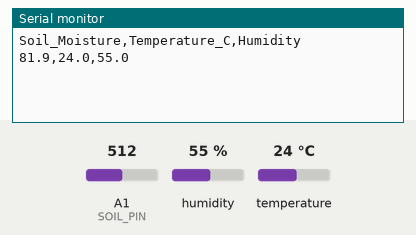
This sketch was run on a simulated Arduino Uno, built with avr-gcc and run on an emulated ATmega328P. Shown: the last lines printed to the serial monitor. Inputs (shaded band) come from the test bench; at power-on: humidity 55 %, A1 (SOIL_PIN) = 512, temperature 24 °C.

Above: at 3.2 s.
3.3 s: humidity set to 22 %
At 4.4 s:
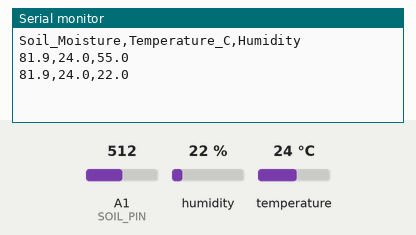
6.0 s: A1 (SOIL_PIN) set to 716
At 6.8 s:
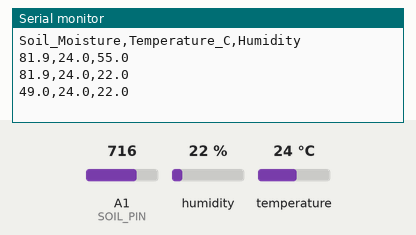
8.7 s: temperature set to 12 °C
At 11.1 s:
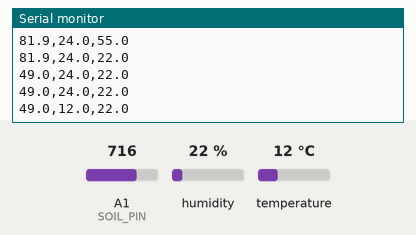
11.4 s: A1 (SOIL_PIN) set to 900
At 12.8 s:
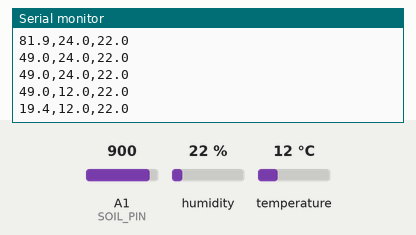
14.1 s: humidity set to 40 %
At 15.3 s:
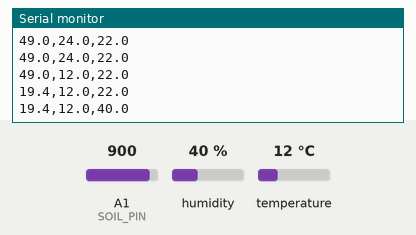
Timing chart, 0 to 17.1 s (numbered marks = the images above; inputs shaded):
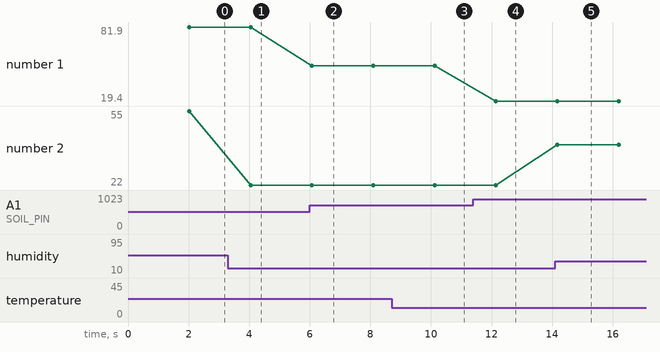

The sketch:

irrigation_-data.ino
```cpp
#include <DHT.h>

#define DHTTYPE DHT11

const int DHT_PIN = 2;
const int SOIL_PIN = A1;

DHT dht(DHT_PIN, DHTTYPE);

const int DRY_VALUE = 1020;
const int WET_VALUE = 400;

void setup() {
  Serial.begin(9600);
  dht.begin();

  Serial.println("Soil_Moisture,Temperature_C,Humidity");

  delay(2000);
}

void loop() {

  float humidity = dht.readHumidity();
  float temperature = dht.readTemperature();

  int rawSoil = analogRead(SOIL_PIN);

  if (isnan(humidity) || isnan(temperature)) {
    delay(2000);
    return;
  }

  // Convert raw reading to percentage
  float soilMoisture =
    ((float)(DRY_VALUE - rawSoil) /
    (DRY_VALUE - WET_VALUE)) * 100.0;

  // Keep percentage between 0 and 100
  soilMoisture = constrain(soilMoisture, 0, 100);

  // CSV output
  Serial.print(soilMoisture, 1);
  Serial.print(",");
  Serial.print(temperature, 1);
  Serial.print(",");
  Serial.println(humidity, 1);

  delay(2000);
}
```

Measured:
- after the input at 3.3 s, the serial monitor: prints a new line after 0.75 s (image 1)
- after the input at 6.0 s, the serial monitor: prints a new line after 0.07 s (image 2)
- after the input at 8.7 s, the serial monitor: prints a new line after 1.4 s (image 3)
- after the input at 11.4 s, the serial monitor: prints a new line after 0.75 s (image 4)
- after the input at 14.1 s, the serial monitor: prints a new line after 0.07 s (image 5)
- plotted number 1: 81.9 → 49 after the input at 6.0 s, 49 → 19.4 after the input at 11.4 s
- plotted number 2: 55 → 22 after the input at 3.3 s, 22 → 40 after the input at 14.1 s
